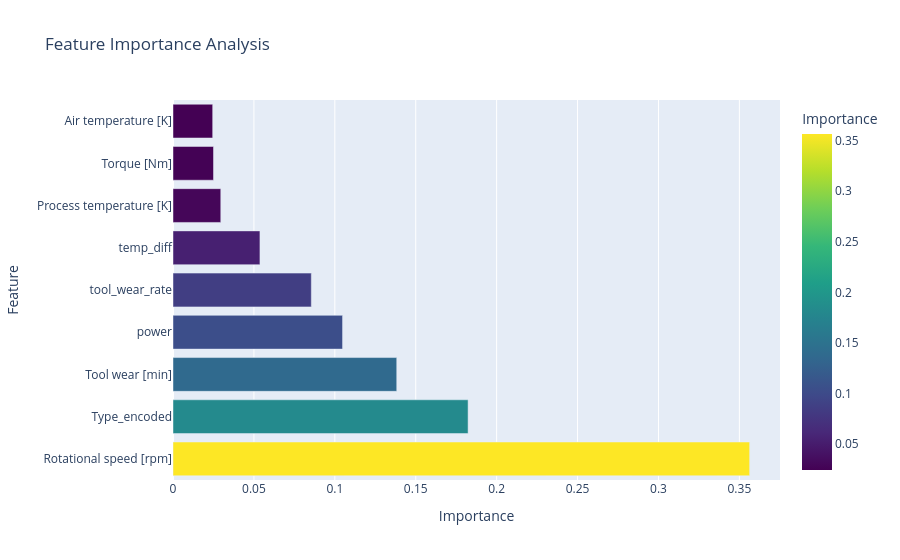

The code cell stored with this chart in its notebook:
### Code cell
# Advanced Analysis
importances = best_tuned_model.feature_importances_
feature_names = X.columns
feat_imp = pd.DataFrame({
    'Feature' : feature_names,
    'Importance' : importances}).sort_values('Importance', ascending=False)
fig = px.bar(feat_imp, x='Importance', y='Feature', orientation='h', title='Feature Importance Analysis',
             color='Importance', color_continuous_scale = 'Viridis')
fig.show()

### Figure 1 — Plotly figure (JSON) as saved in the notebook; plotly's stock layout.template omitted (floating-point values rounded to 4 significant figures)
{"data": [{"hovertemplate": "Importance=%{marker.color}<br>Feature=%{y}<extra></extra>", "legendgroup": "", "marker": {"color": [0.3563, 0.1824, 0.1383, 0.1048, 0.08548, 0.05372, 0.02952, 0.02504, 0.02452], "coloraxis": "coloraxis", "pattern": {"shape": ""}}, "name": "", "orientation": "h", "showlegend": false, "textposition": "auto", "type": "bar", "x": [0.3563, 0.1824, 0.1383, 0.1048, 0.08548, 0.05372, 0.02952, 0.02504, 0.02452], "xaxis": "x", "y": ["Rotational speed [rpm]", "Type_encoded", "Tool wear [min]", "power", "tool_wear_rate", "temp_diff", "Process temperature [K]", "Torque [Nm]", "Air temperature [K]"], "yaxis": "y"}], "layout": {"barmode": "relative", "coloraxis": {"colorbar": {"title": {"text": "Importance"}}, "colorscale": [[0, "#440154"], [0.1111, "#482878"], [0.2222, "#3e4989"], [0.3333, "#31688e"], [0.4444, "#26828e"], [0.5556, "#1f9e89"], [0.6667, "#35b779"], [0.7778, "#6ece58"], [0.8889, "#b5de2b"], [1, "#fde725"]]}, "legend": {"tracegroupgap": 0}, "title": {"text": "Feature Importance Analysis"}, "xaxis": {"anchor": "y", "domain": [0, 1], "title": {"text": "Importance"}}, "yaxis": {"anchor": "x", "domain": [0, 1], "title": {"text": "Feature"}}}}
